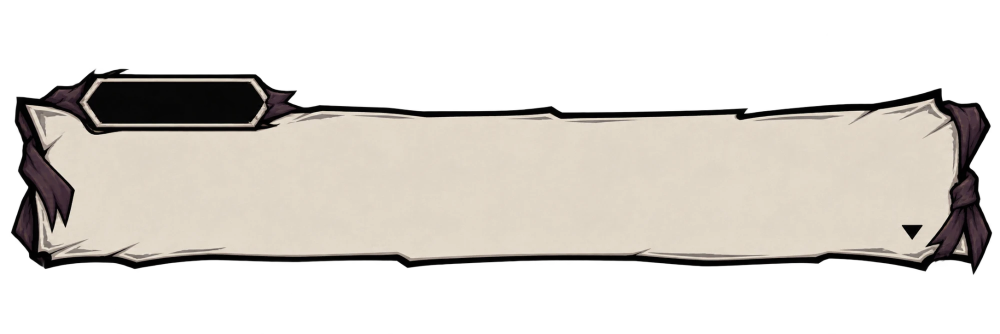
#> input picture cave-3d/art/stage/box_src.webp, 2000 x 667 px (shown at 1/2 size)
$ python -i talkcut.py   (imports and definitions only)
#> lines starting #> are read from the running program, lines starting #| are printed output that depends on the picture; after the words box and inside, x2 and y2 are one past the last pixel; in counts of white or black regions, pixels touching at a corner belong together
# 대화 스프라이트 흰 배경 지우기 — talkcut.py v1.4 (v1.4: 배경색은 네 귀퉁이에서 (흰색이 아니어도 — 레베카 회색) · v1.3: isl=False 로 갇힌 섬 지우기를 끌 수 있음 (오딜 5 — 장갑이 가면을 둘러쌈) · v1.2: 어두운 머리 · 옷에 갇힌 흰 섬도 지움 (둘레가 어두우면 배경 · 밝으면 (가면 등) 남김) · v1.1: 마스크를 복사해 채우기 · 테두리에서 이어진 흰 배경만 · 안쪽 흰색 (가면 · 하이라이트) 은 그대로 · 가장자리 부드럽게 · 흰 테 빼기)
import sys, os
import numpy as np
from PIL import Image, ImageDraw, ImageFilter
def cut(src, dst, near=26, soft=(8, 46), maxh=1400, isl=True):
#> called with src = '../../cave-3d/art/stage/box_src.webp', dst = 'out.png', near = 26, soft = (8, 46), maxh = 1400, isl = True
    im = Image.open(src).convert('RGB')
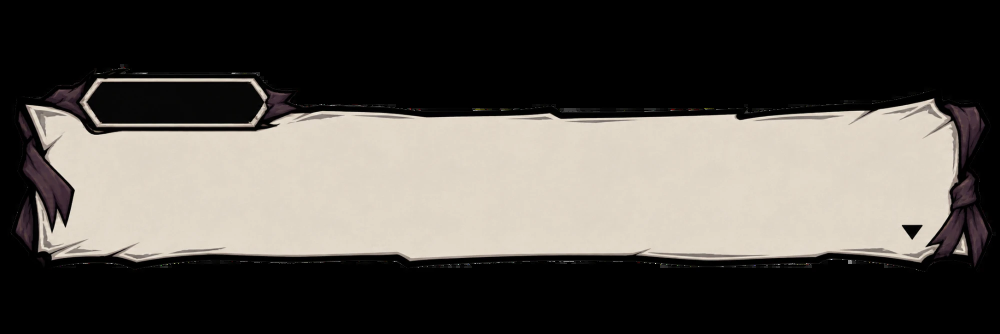
#> im: PIL image 2000x667 RGB (shown at 1/2 size); mean R, G, B 85.8, 81.9, 76.4
    if im.height > maxh: im = im.resize((round(im.width * maxh / im.height), maxh), Image.LANCZOS)
    a = np.asarray(im).astype(np.int16); H0, W0 = a.shape[:2]; bgc = np.median(np.array([a[0, 0], a[0, W0 - 1], a[H0 - 1, 0], a[0, W0 // 2], a[H0 // 2, 0]]), axis=0); d = np.abs(a - bgc).max(axis=2)   # 귀퉁이 색과의 거리
#> after `H0, W0 = a.shape[:2]`: H0 = 667; W0 = 2000
#> after `bgc = np.median(np.array([a[0, 0], a[0, W0 - 1], a[H0 - 1, 0], a[0, W0`: bgc = [0, 0, 0]
    m = Image.fromarray(np.where(d < near, 255, 0).astype(np.uint8), 'L').copy(); w, h = m.size; px = m.load()   # copy: fromarray 는 읽기 전용이라 채우기가 안 먹음
#> after `m = Image.fromarray(np.where(d < near, 255, 0).astype(np.uint8), 'L').`:
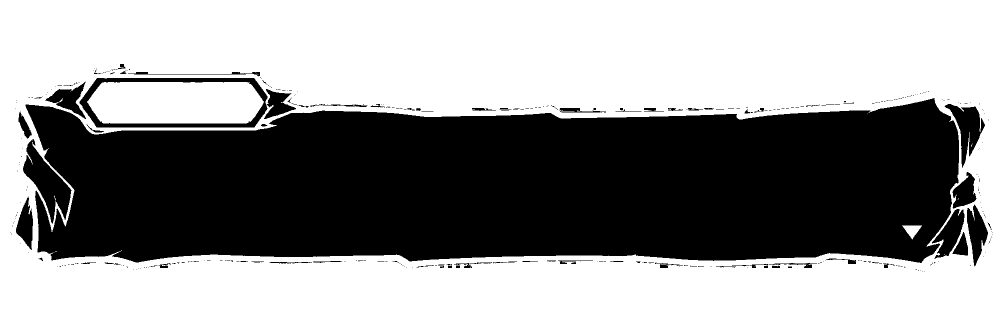
#> m: PIL image 2000x667 L (shown at 1/2 size); 59.2% white; 380 black regions (304 under 20 px), largest, box (x1, y1, x2, y2) and area: (51, 196, 1918, 526) 504828, (159, 156, 535, 255) 7560, (46, 278, 143, 448) 6520
#> after `w, h = m.size`: w = 2000; h = 667
    for x in range(w):
        for y in (0, h - 1):
            if px[x, y] == 255: ImageDraw.floodfill(m, (x, y), 128, thresh=0)
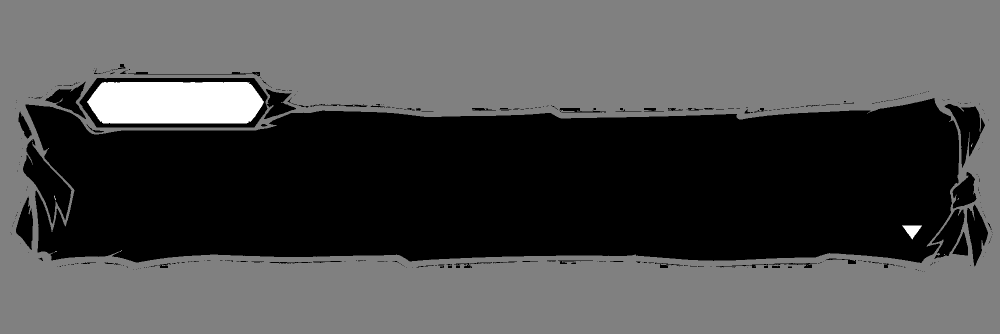
#> m: PIL image 2000x667 L (shown at 1/2 size); min 0, max 255, mean 78.4
    for y in range(h):
        for x in (0, w - 1):
            if px[x, y] == 255: ImageDraw.floodfill(m, (x, y), 128, thresh=0)
    bg = (np.asarray(m) == 128)
#> bg: shape (667, 2000) bool; 57.1% white; 380 black regions (304 under 20 px), largest, box (x1, y1, x2, y2) and area: (51, 196, 1918, 526) 505406, (159, 156, 535, 255) 34489, (46, 278, 143, 448) 6534
    # 갇힌 흰 섬: 둘레 (3px) 의 밝기 중앙값이 어두우면 배경 (검은 머리 · 옷 사이) — 밝으면 (금발 · 가면) 남김
    lum = (0.3 * a[..., 0] + 0.59 * a[..., 1] + 0.11 * a[..., 2])
    for y in range(0, h if isl else 0, 2):
        for x in range(0, w, 2):
            if px[x, y] != 255: continue
            ImageDraw.floodfill(m, (x, y), 100, thresh=0); n = np.asarray(m) == 100; c = int(n.sum())
            ring = (np.asarray(Image.fromarray((n * 255).astype(np.uint8)).filter(ImageFilter.MaxFilter(7))) > 0) & ~n
            dark = c > 300 and np.median(lum[ring]) < 110
            mm = np.asarray(m).copy(); mm[n] = 129 if dark else 60; m = Image.fromarray(mm).copy(); px = m.load()
    bg = bg | (np.asarray(m) == 129)
    band = np.asarray(Image.fromarray((bg * 255).astype(np.uint8), 'L').filter(ImageFilter.MaxFilter(5))) > 0
#> band: shape (667, 2000) bool; 59% white; 31 black regions (14 under 20 px), largest, box (x1, y1, x2, y2) and area: (54, 199, 1916, 523) 494778, (162, 158, 533, 253) 32587, (48, 286, 140, 441) 5194
    al = np.full(d.shape, 255.0)
    edge = band & ~bg
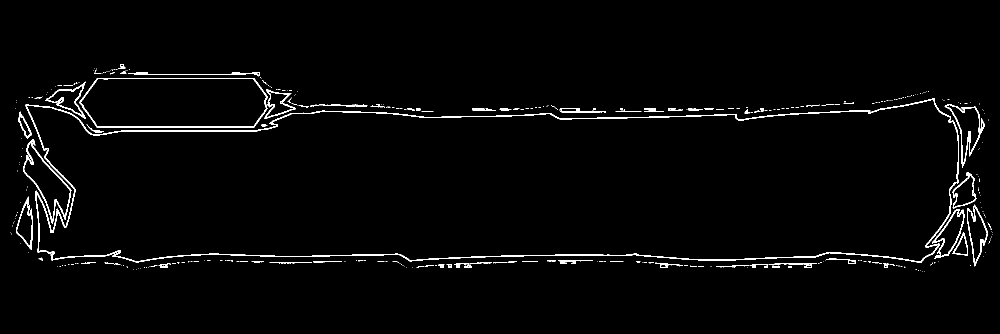
#> edge: shape (667, 2000) bool (shown at 1/2 size); 1.9% white in thin lines or dots, all inside (x1, y1, x2, y2) = (21, 128, 1985, 544)
    al[edge] = np.clip((d[edge] - soft[0]) / (soft[1] - soft[0]), 0, 1) * 255
    al[bg] = 0
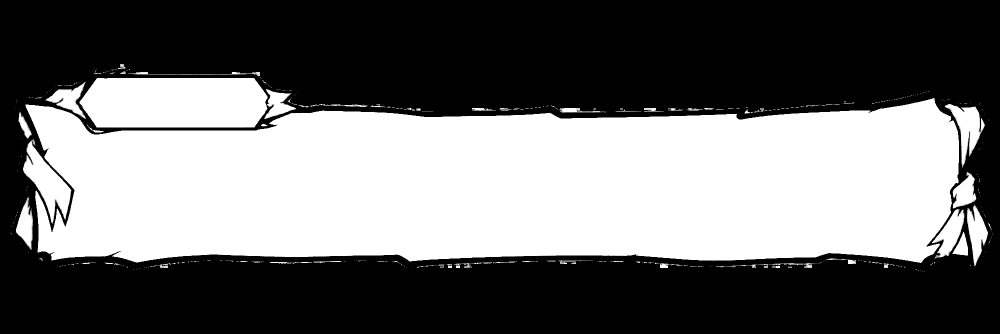
#> al: shape (667, 2000) float64 (shown at 1/2 size); min 0, max 255, mean 108.9
    f = al / 255.0; rgb = a.astype(np.float64)
    with np.errstate(divide='ignore', invalid='ignore'):
        un = np.where(f[..., None] > 0.02, (rgb - (1 - f[..., None]) * bgc) / f[..., None], rgb)
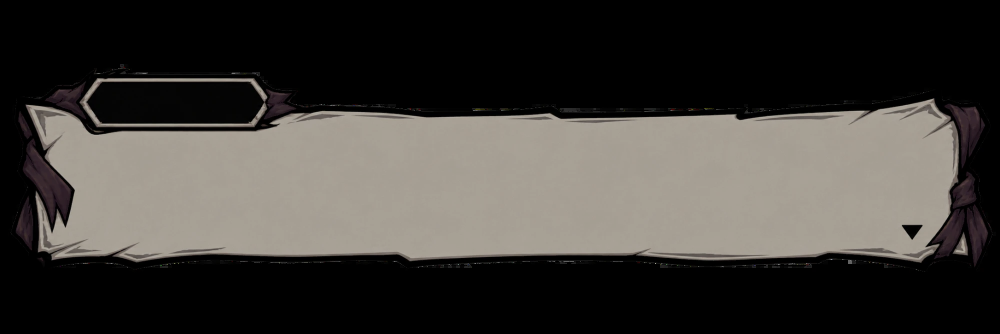
#> un: shape (667, 2000, 3) float64 (shown at 1/2 size); mean R, G, B 85.9, 82, 76.5; drawn with min black and max white
    rgb = np.where(edge[..., None], np.clip(un, 0, 255), rgb)
    out = Image.fromarray(np.dstack([rgb, al]).astype(np.uint8), 'RGBA')
    bb = out.getchannel('A').getbbox(); out = out.crop((max(0, bb[0] - 4), max(0, bb[1] - 4), min(w, bb[2] + 4), h)) if bb else out   # 아래는 자르지 않음 (띠 뒤로 들어감)
#> after `bb = out.getchannel('A').getbbox()`: bb = (21, 128, 1985, 544)
#> after `out = out.crop((max(0, bb[0] - 4), max(0, bb[1] - 4), min(w, bb[2] + 4`:
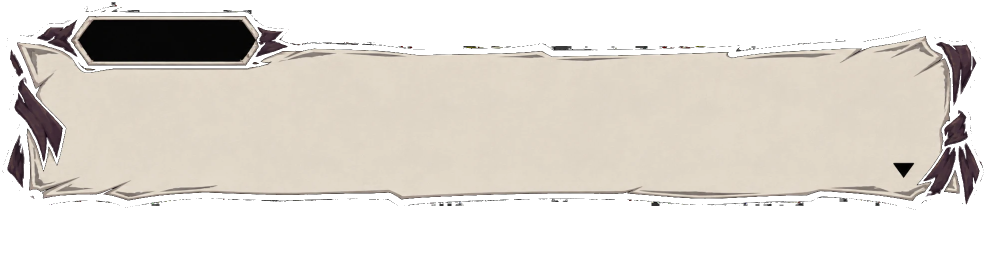
#> out: PIL image 1972x543 RGBA (shown at 1/2 size); mean R, G, B, A 107.1, 102.1, 95.3, 135.6; transparent parts drawn white
    out.save(dst, 'WEBP', quality=86, method=6)
    return out.size, os.path.getsize(dst) // 1024, float(bg.mean())
# [2 lines not run here, left out]

>>> result = cut('../../cave-3d/art/stage/box_src.webp', 'out.png')
#> result = ((1972, 543), 41, 0.571)
